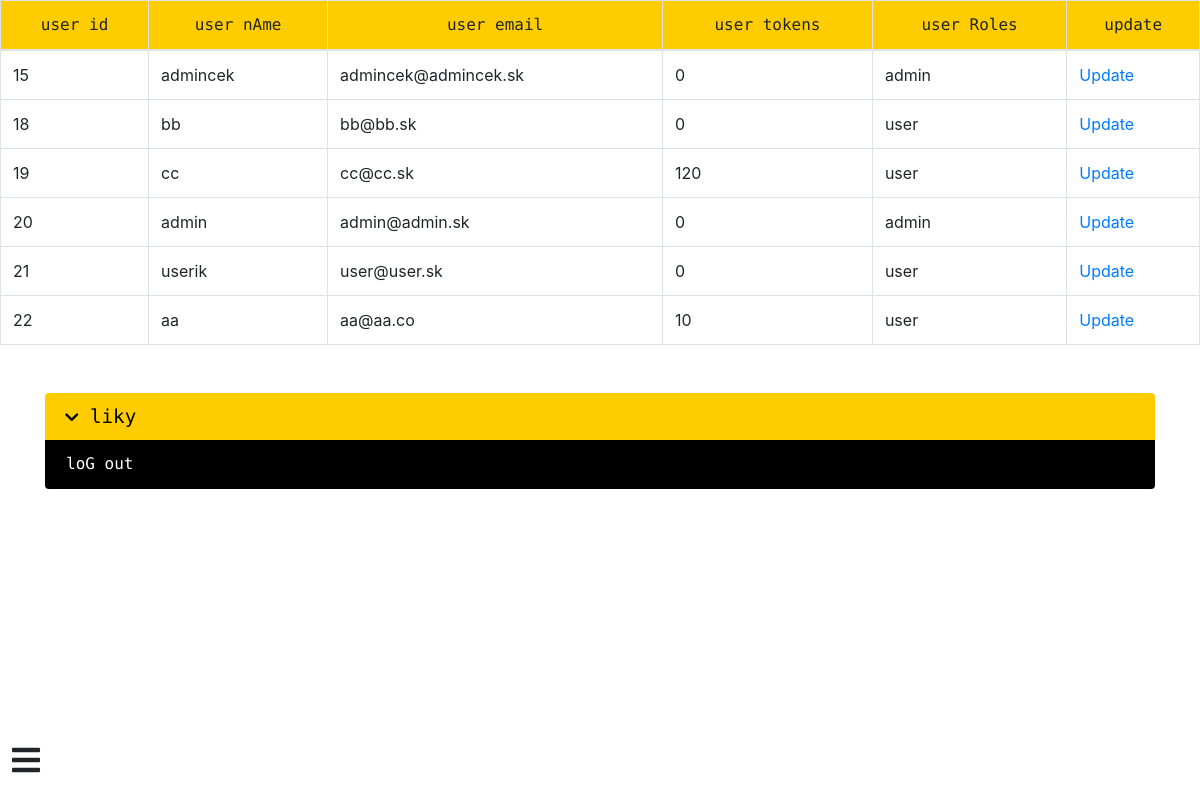
The app's page /admin.php with its own data.
### tables this page shows
CREATE TABLE `users` (
  `user_id` int(11) NOT NULL,
  `user_name` varchar(20) NOT NULL,
  `user_email` varchar(255) NOT NULL,
  `user_pass` varchar(255) NOT NULL,
  `image` varchar(50) NOT NULL,
  `created_at` timestamp NOT NULL DEFAULT CURRENT_TIMESTAMP ON UPDATE CURRENT_TIMESTAMP,
  `user_street` varchar(30) NOT NULL,
  `user_city` varchar(30) NOT NULL,
  `user_zip` varchar(10) NOT NULL,
  `user_tokens` int(11) NOT NULL,
  `user_roles` varchar(5) NOT NULL
);

### admin.php (the view, shortened to what this page needs)
<?php
include_once 'config.php';
$result = mysqli_query($connect, "SELECT * FROM users");
?>
<!DOCTYPE html>
<html>
<head>
    <link rel="stylesheet" type="text/css" href="css/reset.css">
    <link rel="stylesheet" type="text/css" href="css/admin.css">
    <link rel="stylesheet" href="https://stackpath.bootstrapcdn.com/bootstrap/4.3.1/css/bootstrap.min.css">
    <link rel="stylesheet" href="https://use.fontawesome.com/releases/v5.7.2/css/all.css">
    <link rel="stylesheet" href="style.css">
</head>
<body>
    <div class="container-fluid">
        <table class="table table-bordered">
            <thead class="thead font">
                <tr>
                    <th scope="col">user id</th>
                    <th scope="col">user nAme</th>
                    <th scope="col">user email</th>
                    <th scope="col">user tokens</th>
                    <th scope="col">user Roles</th>
                    <th scope="col">update</th>
                </tr>
            </thead>
            <tbody>
                <?php
                $i = 0;
                while ($row = mysqli_fetch_array($result)) {
                    if ($i % 2 == 0)
                        $classname = "even";
                    else
                        $classname = "odd";
                ?>
                    <tr class="<?php if (isset($classname)) echo $classname; ?>">
                        <td><?php echo $row["user_id"]; ?></td>
                        <td><?php echo $row["user_name"]; ?></td>
                        <td><?php echo $row["user_email"]; ?></td>
                        <td><?php echo $row["user_tokens"]; ?></td>
                        <td><?php echo $row["user_roles"]; ?></td>
                        <td><a href="adminUpdate.php?user_id=<?php echo $row["user_id"]; ?>">Update</a></td>
                    </tr>
                <?php
                    $i++;
                }
                ?>
            </tbody>
        </table>
    </div>
    <?php require_once("pcs/link_menu/linkMenu.php") ?>
    <?php require_once 'pcs/nav/nav.php' ?>
</body>
</html>

### pcs/link_menu/linkMenu.php (shortened to what this page needs)
<!DOCTYPE html>
<html lang="en">
<head>
</head>
<body>
    <div class="container my-5">
        <div class="list-group">
            <h2 href="#" class="list-group-item list-group-item-action active font">
                <i class="fas fa-chevron-down"></i> liky
            </h2>
            <input type="submit" value="loG out" class="LogOut font list-group-item list-group-item-action">
        </div>
    </div>
</body>
</html>

### pcs/nav/nav.php (shortened to what this page needs)
<!DOCTYPE html>
<html lang="en">
<head>
</head>
<body>
    <i class="fas fa-bars"></i>
</body>
</html>

### css/admin.css (style rules this page uses)
.font { font-family: 'Major Mono Display', monospace; }
.container-fluid { padding: 0 !important; }
.thead { background-color: #ffcc00; text-align: center; }
a { text-decoration: none !important; }

### css/style.css (style rules this page uses)
.font { font-family: 'Major Mono Display', monospace; }
a { text-decoration: none !important; }

### pcs/link_menu/linkMenu.php (style rules this page uses)
.active { background-color: #ffcc00 !important; border: none !important; color: #000 !important; font-size: 120%; }
.list-group-item { color: #000 !important; }
.LogOut { background-color: #000 !important; color: #fff !important; }
.fa-bars { top: 93% !important; }
.fa-chevron-down { font-size: 80%; transition: .5s; }

### pcs/nav/nav.php (style rules this page uses)
.fa-bars { position: fixed; top: 2%; left: 1%; font-size: 200%; z-index: 1; cursor: pointer; }

### records on screen
users: user_id "15", user_name "admincek", user_email "admincek@admincek.sk", user_tokens "0", user_roles "admin"
users: user_id "18", user_name "bb", user_email "bb@bb.sk", user_tokens "0", user_roles "user"
users: user_id "19", user_name "cc", user_email "cc@cc.sk", user_tokens "120", user_roles "user"
users: user_id "20", user_name "admin", user_email "admin@admin.sk", user_tokens "0", user_roles "admin"
users: user_id "21", user_name "userik", user_email "user@user.sk", user_tokens "0", user_roles "user"
users: user_id "22", user_name "aa", user_email "aa@aa.co", user_tokens "10", user_roles "user"
